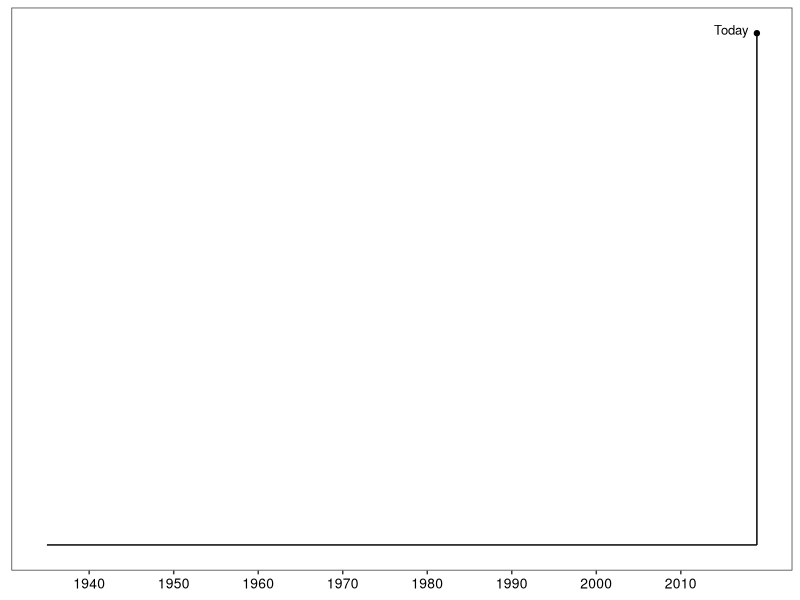
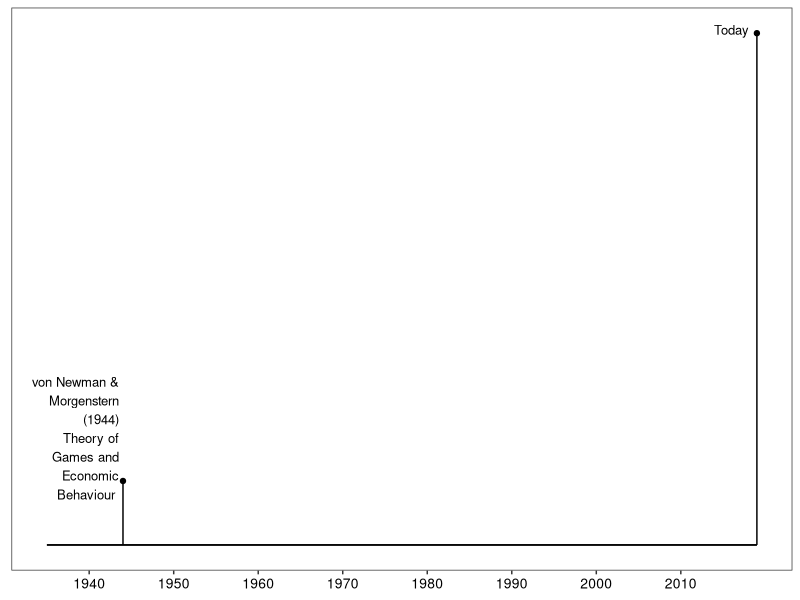
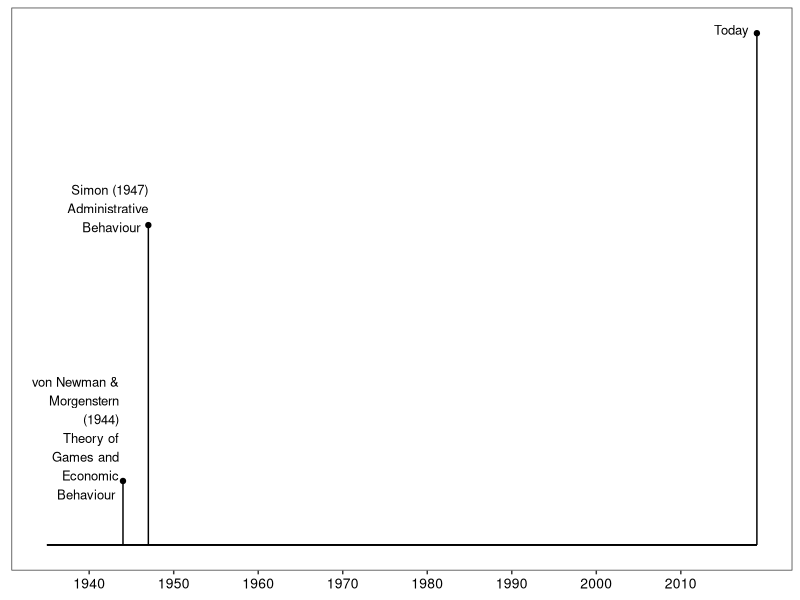
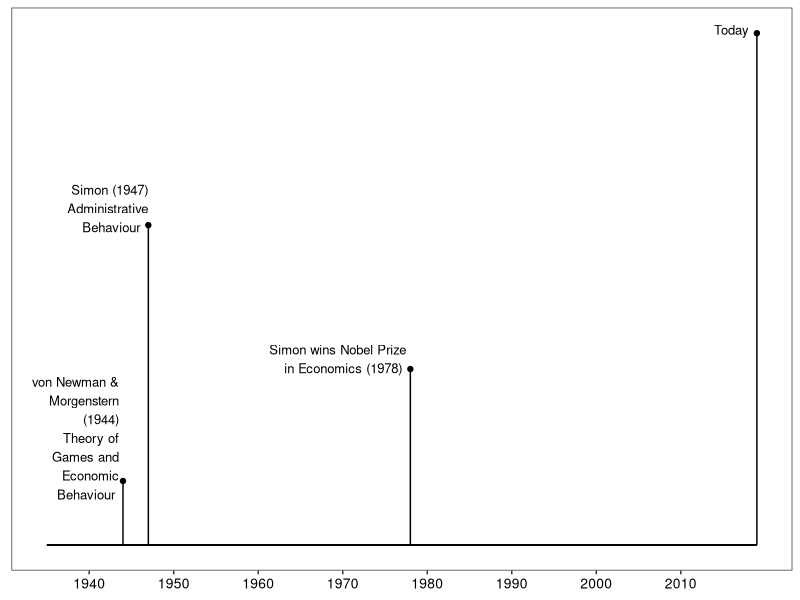
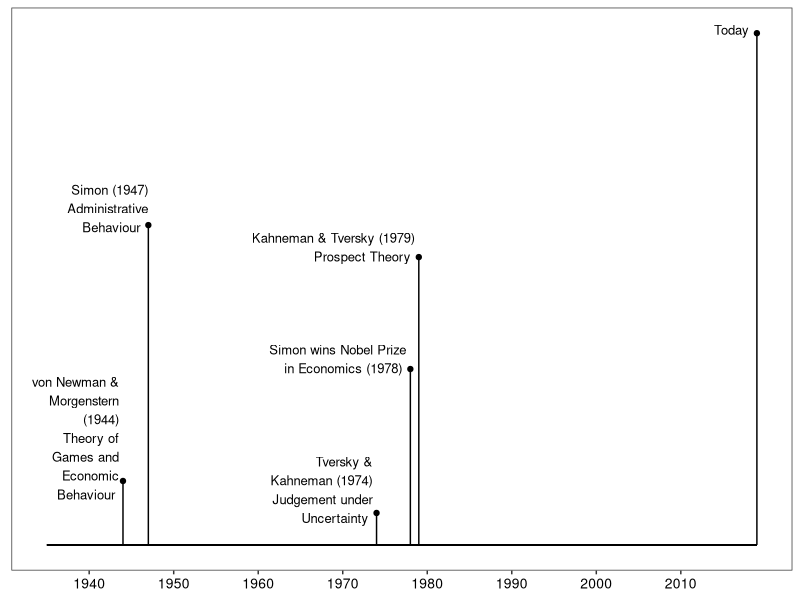
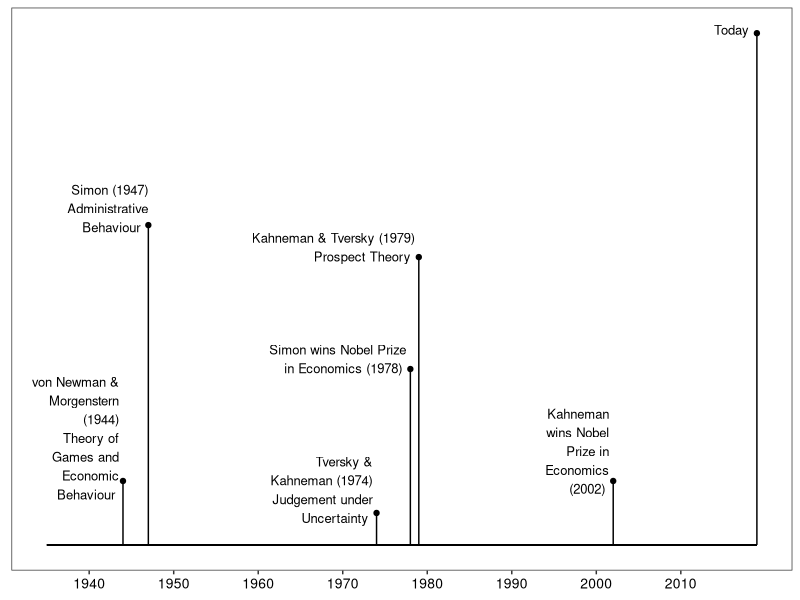
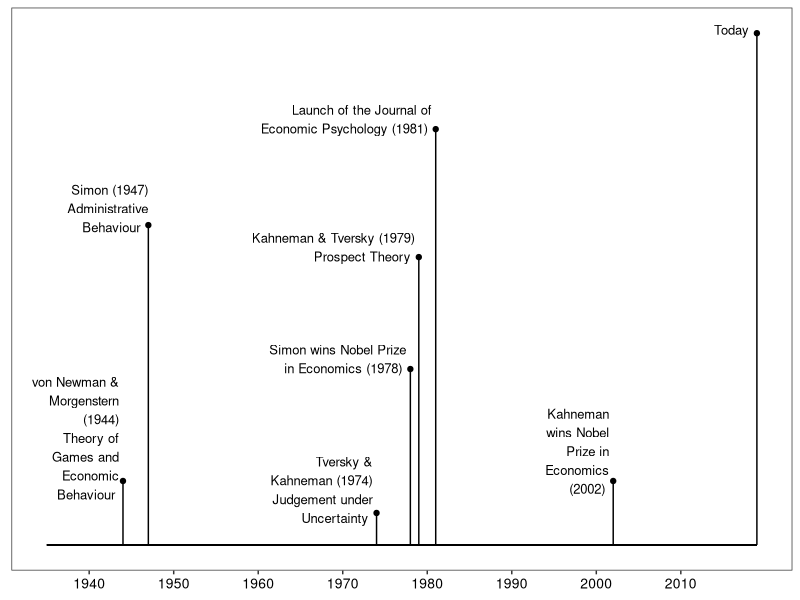
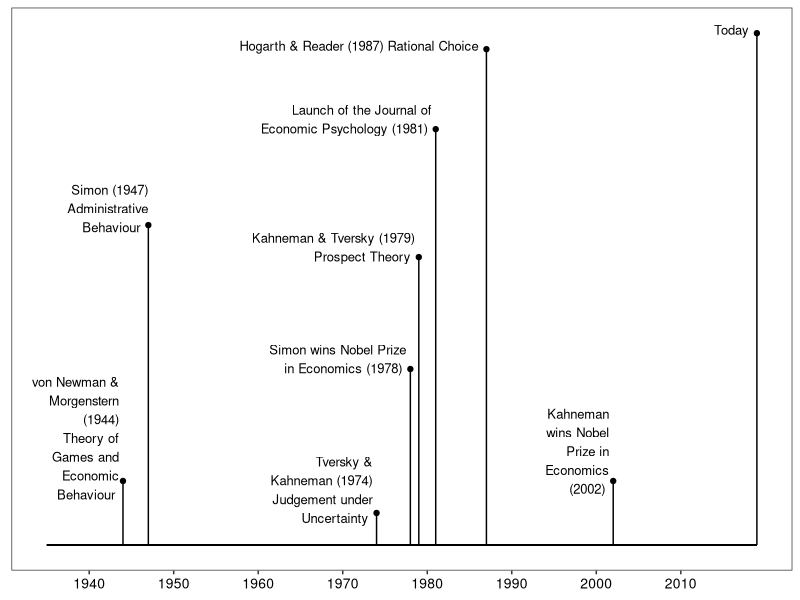

Write the R code that produced these figures, in order.
## ---- chunk 1
library(ggplot2)
## ---- chunk 2

# INSERT IFRAME HERE

# <iframe width="1102" height="702" src="https://docs.google.com/document/d/1iBG-SDrUpJX1RtsfmynqL8WY9git7VfaZvMuuhAGJ0I/edit?embedded=true&amp;rm=minimal" frameborder="0"> </iframe>

## ---- chunk 3
#| fig-height: 5

data = data.frame(
  V1=c(2019),
  V2=c( "Today  "),
  disloc=c(.8))



ggplot() +
  geom_segment(aes(x = V1,y = disloc,xend = V1),data=data,yend = 0) +
  geom_segment(aes(x = 1935,y = 0,xend = 2019,yend = 0),data=data) + #arrow = arrow(length = unit(x = 0.2,units = 'cm'),type = 'closed')) +
  geom_text(aes(x = V1,y = disloc,label = V2),data=data,size=3.3,hjust = 1.0,vjust = .15,parse = FALSE) +
  geom_point(aes(x = V1,y = disloc),data=data) +
  scale_y_continuous()+
  scale_x_continuous(breaks = c(1940,1950,1960,1970,1980,1990,2000,2010),labels = c("1940","1950","1960","1970","1980","1990","2000","2010")) +
  theme_bw() +
  theme(plot.title=element_text(size=12
  ),
  legend.text=element_text(size=10
  ),
  panel.grid.major = element_blank(),
  panel.grid.minor = element_blank(),
  legend.title=element_text(size=12
  ),
  axis.text=element_text(colour = "black",
                         size=10
  ),
  axis.ticks.y = element_blank(),
  axis.title=element_blank(),
  axis.text.y = element_blank(),
  strip.text=element_text(family = "Times",
                          size = 12
  ),
  strip.background = element_rect(fill = "white"),
  legend.position="right")


## ---- chunk 4
#| fig-height: 5

data = data.frame(
  V1=c(1944,
       2019),
  V2=c("von Newman & \nMorgenstern \n(1944) \nTheory of \nGames and \nEconomic \nBehaviour  ",
       "Today  "),
  disloc=c(.1,
           .8))



ggplot() +
  geom_segment(aes(x = V1,y = disloc,xend = V1),data=data,yend = 0) +
  geom_segment(aes(x = 1935,y = 0,xend = 2019,yend = 0),data=data) + #arrow = arrow(length = unit(x = 0.2,units = 'cm'),type = 'closed')) +
  geom_text(aes(x = V1,y = disloc,label = V2),data=data,size=3.3,hjust = 1.0,vjust = .15,parse = FALSE) +
  geom_point(aes(x = V1,y = disloc),data=data) +
  scale_y_continuous()+
  scale_x_continuous(breaks = c(1940,1950,1960,1970,1980,1990,2000,2010),labels = c("1940","1950","1960","1970","1980","1990","2000","2010")) +
  theme_bw() +
  theme(plot.title=element_text(size=12
  ),
  legend.text=element_text(size=10
  ),
  panel.grid.major = element_blank(),
  panel.grid.minor = element_blank(),
  legend.title=element_text(size=12
  ),
  axis.text=element_text(colour = "black",
                         size=10
  ),
  axis.ticks.y = element_blank(),
  axis.title=element_blank(),
  axis.text.y = element_blank(),
  strip.text=element_text(family = "Times",
                          size = 12
  ),
  strip.background = element_rect(fill = "white"),
  legend.position="right")


## ---- chunk 5
#| fig-height: 5

data = data.frame(
  V1=c(1944,
       1947,
       2019),
  V2=c("von Newman & \nMorgenstern \n(1944) \nTheory of \nGames and \nEconomic \nBehaviour  ",
       "Simon (1947)\nAdministrative\nBehaviour  ",
       "Today  "),
  disloc=c(.1,
           .5,
           .8))



ggplot() +
  geom_segment(aes(x = V1,y = disloc,xend = V1),data=data,yend = 0) +
  geom_segment(aes(x = 1935,y = 0,xend = 2019,yend = 0),data=data) + #arrow = arrow(length = unit(x = 0.2,units = 'cm'),type = 'closed')) +
  geom_text(aes(x = V1,y = disloc,label = V2),data=data,size=3.3,hjust = 1.0,vjust = .15,parse = FALSE) +
  geom_point(aes(x = V1,y = disloc),data=data) +
  scale_y_continuous()+
  scale_x_continuous(breaks = c(1940,1950,1960,1970,1980,1990,2000,2010),labels = c("1940","1950","1960","1970","1980","1990","2000","2010")) +
  theme_bw() +
  theme(plot.title=element_text(size=12
  ),
  legend.text=element_text(size=10
  ),
  panel.grid.major = element_blank(),
  panel.grid.minor = element_blank(),
  legend.title=element_text(size=12
  ),
  axis.text=element_text(colour = "black",
                         size=10
  ),
  axis.ticks.y = element_blank(),
  axis.title=element_blank(),
  axis.text.y = element_blank(),
  strip.text=element_text(family = "Times",
                          size = 12
  ),
  strip.background = element_rect(fill = "white"),
  legend.position="right")


## ---- chunk 6
#| fig-height: 5

data = data.frame(
  V1=c(1944,
       1947,
       1978,
       2019),
  V2=c("von Newman & \nMorgenstern \n(1944) \nTheory of \nGames and \nEconomic \nBehaviour  ",
       "Simon (1947)\nAdministrative\nBehaviour  ",
       "Simon wins Nobel Prize \nin Economics (1978)  ",
       "Today  "),
  disloc=c(.1,
           .5,
           .275,
           .8))



ggplot() +
  geom_segment(aes(x = V1,y = disloc,xend = V1),data=data,yend = 0) +
  geom_segment(aes(x = 1935,y = 0,xend = 2019,yend = 0),data=data) + #arrow = arrow(length = unit(x = 0.2,units = 'cm'),type = 'closed')) +
  geom_text(aes(x = V1,y = disloc,label = V2),data=data,size=3.3,hjust = 1.0,vjust = .15,parse = FALSE) +
  geom_point(aes(x = V1,y = disloc),data=data) +
  scale_y_continuous()+
  scale_x_continuous(breaks = c(1940,1950,1960,1970,1980,1990,2000,2010),labels = c("1940","1950","1960","1970","1980","1990","2000","2010")) +
  theme_bw() +
  theme(plot.title=element_text(size=12
  ),
  legend.text=element_text(size=10
  ),
  panel.grid.major = element_blank(),
  panel.grid.minor = element_blank(),
  legend.title=element_text(size=12
  ),
  axis.text=element_text(colour = "black",
                         size=10
  ),
  axis.ticks.y = element_blank(),
  axis.title=element_blank(),
  axis.text.y = element_blank(),
  strip.text=element_text(family = "Times",
                          size = 12
  ),
  strip.background = element_rect(fill = "white"),
  legend.position="right")


## ---- chunk 7
#| fig-height: 5

data = data.frame(
  V1=c(1944,
       1947,
       1974,
       1978,
       1979,
       2019),
  V2=c("von Newman & \nMorgenstern \n(1944) \nTheory of \nGames and \nEconomic \nBehaviour  ",
       "Simon (1947)\nAdministrative\nBehaviour  ",
       "Tversky & \nKahneman (1974) \nJudgement under \nUncertainty  ",
       "Simon wins Nobel Prize \nin Economics (1978)  ",
       "Kahneman & Tversky (1979) \nProspect Theory  ",
       "Today  "),
  disloc=c(.1,
           .5,
           .05,
           .275,
           .45,
           .8))



ggplot() +
  geom_segment(aes(x = V1,y = disloc,xend = V1),data=data,yend = 0) +
  geom_segment(aes(x = 1935,y = 0,xend = 2019,yend = 0),data=data) + #arrow = arrow(length = unit(x = 0.2,units = 'cm'),type = 'closed')) +
  geom_text(aes(x = V1,y = disloc,label = V2),data=data,size=3.3,hjust = 1.0,vjust = .15,parse = FALSE) +
  geom_point(aes(x = V1,y = disloc),data=data) +
  scale_y_continuous()+
  scale_x_continuous(breaks = c(1940,1950,1960,1970,1980,1990,2000,2010),labels = c("1940","1950","1960","1970","1980","1990","2000","2010")) +
  theme_bw() +
  theme(plot.title=element_text(size=12
  ),
  legend.text=element_text(size=10
  ),
  panel.grid.major = element_blank(),
  panel.grid.minor = element_blank(),
  legend.title=element_text(size=12
  ),
  axis.text=element_text(colour = "black",
                         size=10
  ),
  axis.ticks.y = element_blank(),
  axis.title=element_blank(),
  axis.text.y = element_blank(),
  strip.text=element_text(family = "Times",
                          size = 12
  ),
  strip.background = element_rect(fill = "white"),
  legend.position="right")


## ---- chunk 8
#| fig-height: 5


data = data.frame(
  V1=c(1944,
       1947,
       1974,
       1978,
       1979,
       2002,2019),
  V2=c("von Newman & \nMorgenstern \n(1944) \nTheory of \nGames and \nEconomic \nBehaviour  ",
       "Simon (1947)\nAdministrative\nBehaviour  ",
       "Tversky & \nKahneman (1974) \nJudgement under \nUncertainty  ",
       "Simon wins Nobel Prize \nin Economics (1978)  ",
       "Kahneman & Tversky (1979) \nProspect Theory  ",
       "Kahneman \nwins Nobel \nPrize in \nEconomics \n(2002)  ",
       "Today  "),
  disloc=c(.1,
           .5,
           .05,
           .275,
           .45,
           .1,
           .8))


ggplot() +
  geom_segment(aes(x = V1,y = disloc,xend = V1),data=data,yend = 0) +
  geom_segment(aes(x = 1935,y = 0,xend = 2019,yend = 0),data=data) + #arrow = arrow(length = unit(x = 0.2,units = 'cm'),type = 'closed')) +
  geom_text(aes(x = V1,y = disloc,label = V2),data=data,size=3.3,hjust = 1.0,vjust = .15,parse = FALSE) +
  geom_point(aes(x = V1,y = disloc),data=data) +
  scale_y_continuous()+
  scale_x_continuous(breaks = c(1940,1950,1960,1970,1980,1990,2000,2010),labels = c("1940","1950","1960","1970","1980","1990","2000","2010")) +
  theme_bw() +
  theme(plot.title=element_text(size=12
  ),
  legend.text=element_text(size=10
  ),
  panel.grid.major = element_blank(),
  panel.grid.minor = element_blank(),
  legend.title=element_text(size=12
  ),
  axis.text=element_text(colour = "black",
                         size=10
  ),
  axis.ticks.y = element_blank(),
  axis.title=element_blank(),
  axis.text.y = element_blank(),
  strip.text=element_text(family = "Times",
                          size = 12
  ),
  strip.background = element_rect(fill = "white"),
  legend.position="right")


## ---- chunk 9
#| fig-height: 5

data = data.frame(
  V1=c(1944,
       1947,
       1974,
       1978,
       1979,
       1981,
       2002,2019),
  V2=c("von Newman & \nMorgenstern \n(1944) \nTheory of \nGames and \nEconomic \nBehaviour  ",
       "Simon (1947)\nAdministrative\nBehaviour  ",
       "Tversky & \nKahneman (1974) \nJudgement under \nUncertainty  ",
       "Simon wins Nobel Prize \nin Economics (1978)  ",
       "Kahneman & Tversky (1979) \nProspect Theory  ",
       "Launch of the Journal of \nEconomic Psychology (1981)  ",
       "Kahneman \nwins Nobel \nPrize in \nEconomics \n(2002)  ",
       "Today  "),
  disloc=c(.1,
           .5,
           .05,
           .275,
           .45,
           .65,
           .1,
           .8))



ggplot() +
  geom_segment(aes(x = V1,y = disloc,xend = V1),data=data,yend = 0) +
  geom_segment(aes(x = 1935,y = 0,xend = 2019,yend = 0),data=data) + #arrow = arrow(length = unit(x = 0.2,units = 'cm'),type = 'closed')) +
  geom_text(aes(x = V1,y = disloc,label = V2),data=data,size=3.3,hjust = 1.0,vjust = .15,parse = FALSE) +
  geom_point(aes(x = V1,y = disloc),data=data) +
  scale_y_continuous()+
  scale_x_continuous(breaks = c(1940,1950,1960,1970,1980,1990,2000,2010),labels = c("1940","1950","1960","1970","1980","1990","2000","2010")) +
  theme_bw() +
  theme(plot.title=element_text(size=12
  ),
  legend.text=element_text(size=10
  ),
  panel.grid.major = element_blank(),
  panel.grid.minor = element_blank(),
  legend.title=element_text(size=12
  ),
  axis.text=element_text(colour = "black",
                         size=10
  ),
  axis.ticks.y = element_blank(),
  axis.title=element_blank(),
  axis.text.y = element_blank(),
  strip.text=element_text(family = "Times",
                          size = 12
  ),
  strip.background = element_rect(fill = "white"),
  legend.position="right")


## ---- chunk 10
#| fig-height: 5

data = data.frame(
  V1=c(1944,
       1947,
       1974,
       1978,
       1979,
       1981,
       1987,
       2002,2019),
  V2=c("von Newman & \nMorgenstern \n(1944) \nTheory of \nGames and \nEconomic \nBehaviour  ",
       "Simon (1947)\nAdministrative\nBehaviour  ",
       "Tversky & \nKahneman (1974) \nJudgement under \nUncertainty  ",
       "Simon wins Nobel Prize \nin Economics (1978)  ",
       "Kahneman & Tversky (1979) \nProspect Theory  ",
       "Launch of the Journal of \nEconomic Psychology (1981)  ",
       "Hogarth & Reader (1987) Rational Choice  ",
       "Kahneman \nwins Nobel \nPrize in \nEconomics \n(2002)  ",
       "Today  "),
  disloc=c(.1,
           .5,
           .05,
           .275,
           .45,
           .65,
           .775,
           .1,
           .8))



ggplot() +
  geom_segment(aes(x = V1,y = disloc,xend = V1),data=data,yend = 0) +
  geom_segment(aes(x = 1935,y = 0,xend = 2019,yend = 0),data=data) + #arrow = arrow(length = unit(x = 0.2,units = 'cm'),type = 'closed')) +
  geom_text(aes(x = V1,y = disloc,label = V2),data=data,size=3.3,hjust = 1.0,vjust = .15,parse = FALSE) +
  geom_point(aes(x = V1,y = disloc),data=data) +
  scale_y_continuous()+
  scale_x_continuous(breaks = c(1940,1950,1960,1970,1980,1990,2000,2010),labels = c("1940","1950","1960","1970","1980","1990","2000","2010")) +
  theme_bw() +
  theme(plot.title=element_text(size=12
  ),
  legend.text=element_text(size=10
  ),
  panel.grid.major = element_blank(),
  panel.grid.minor = element_blank(),
  legend.title=element_text(size=12
  ),
  axis.text=element_text(colour = "black",
                         size=10
  ),
  axis.ticks.y = element_blank(),
  axis.title=element_blank(),
  axis.text.y = element_blank(),
  strip.text=element_text(family = "Times",
                          size = 12
  ),
  strip.background = element_rect(fill = "white"),
  legend.position="right")


